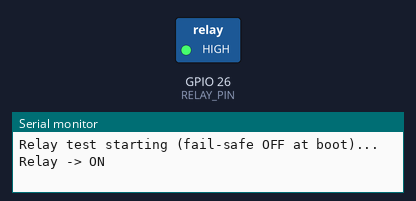
Bench run of a sketch on a simulated ESP32. Shown: switched loads named in the sketch (green lamp = pin HIGH), the last lines printed to the serial monitor.

Above: at 1.0 s.
At 3.0 s:
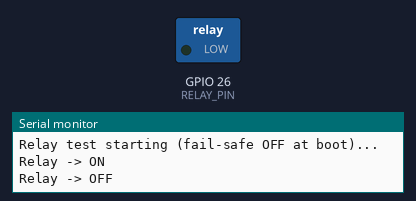
Timing chart, 0 to 5.2 s (numbered marks = the images above):
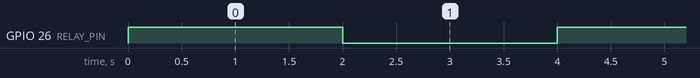

Measured:
- by itself, GPIO 26 (RELAY_PIN): alternates HIGH for 2.0 s and LOW for 2.0 s

The sketch:

relay_test.ino
```cpp
/*
 * PURPOSE: Verify JQC3F-05VDC-C relay wiring/logic polarity.
 * WIRING: Relay VCC->5V, GND->GND, IN->GPIO26 (do not wire mains side).
 * EXPECTED: toggles every 2s, printing ON/OFF; module LED/click follows.
 * TROUBLESHOOTING: no click -> check VCC/GND/supply; stays energized ->
 * flip ACTIVE_HIGH.
 */
#define RELAY_PIN 26
#define ACTIVE_HIGH 1
bool state = false;

void setup() {
  Serial.begin(115200);
  pinMode(RELAY_PIN, OUTPUT);
#if ACTIVE_HIGH
  digitalWrite(RELAY_PIN, LOW);
#else
  digitalWrite(RELAY_PIN, HIGH);
#endif
  Serial.println("Relay test starting (fail-safe OFF at boot)...");
}

void loop() {
  state = !state;
#if ACTIVE_HIGH
  digitalWrite(RELAY_PIN, state ? HIGH : LOW);
#else
  digitalWrite(RELAY_PIN, state ? LOW : HIGH);
#endif
  Serial.println(state ? "Relay -> ON" : "Relay -> OFF");
  delay(2000);
}
```
